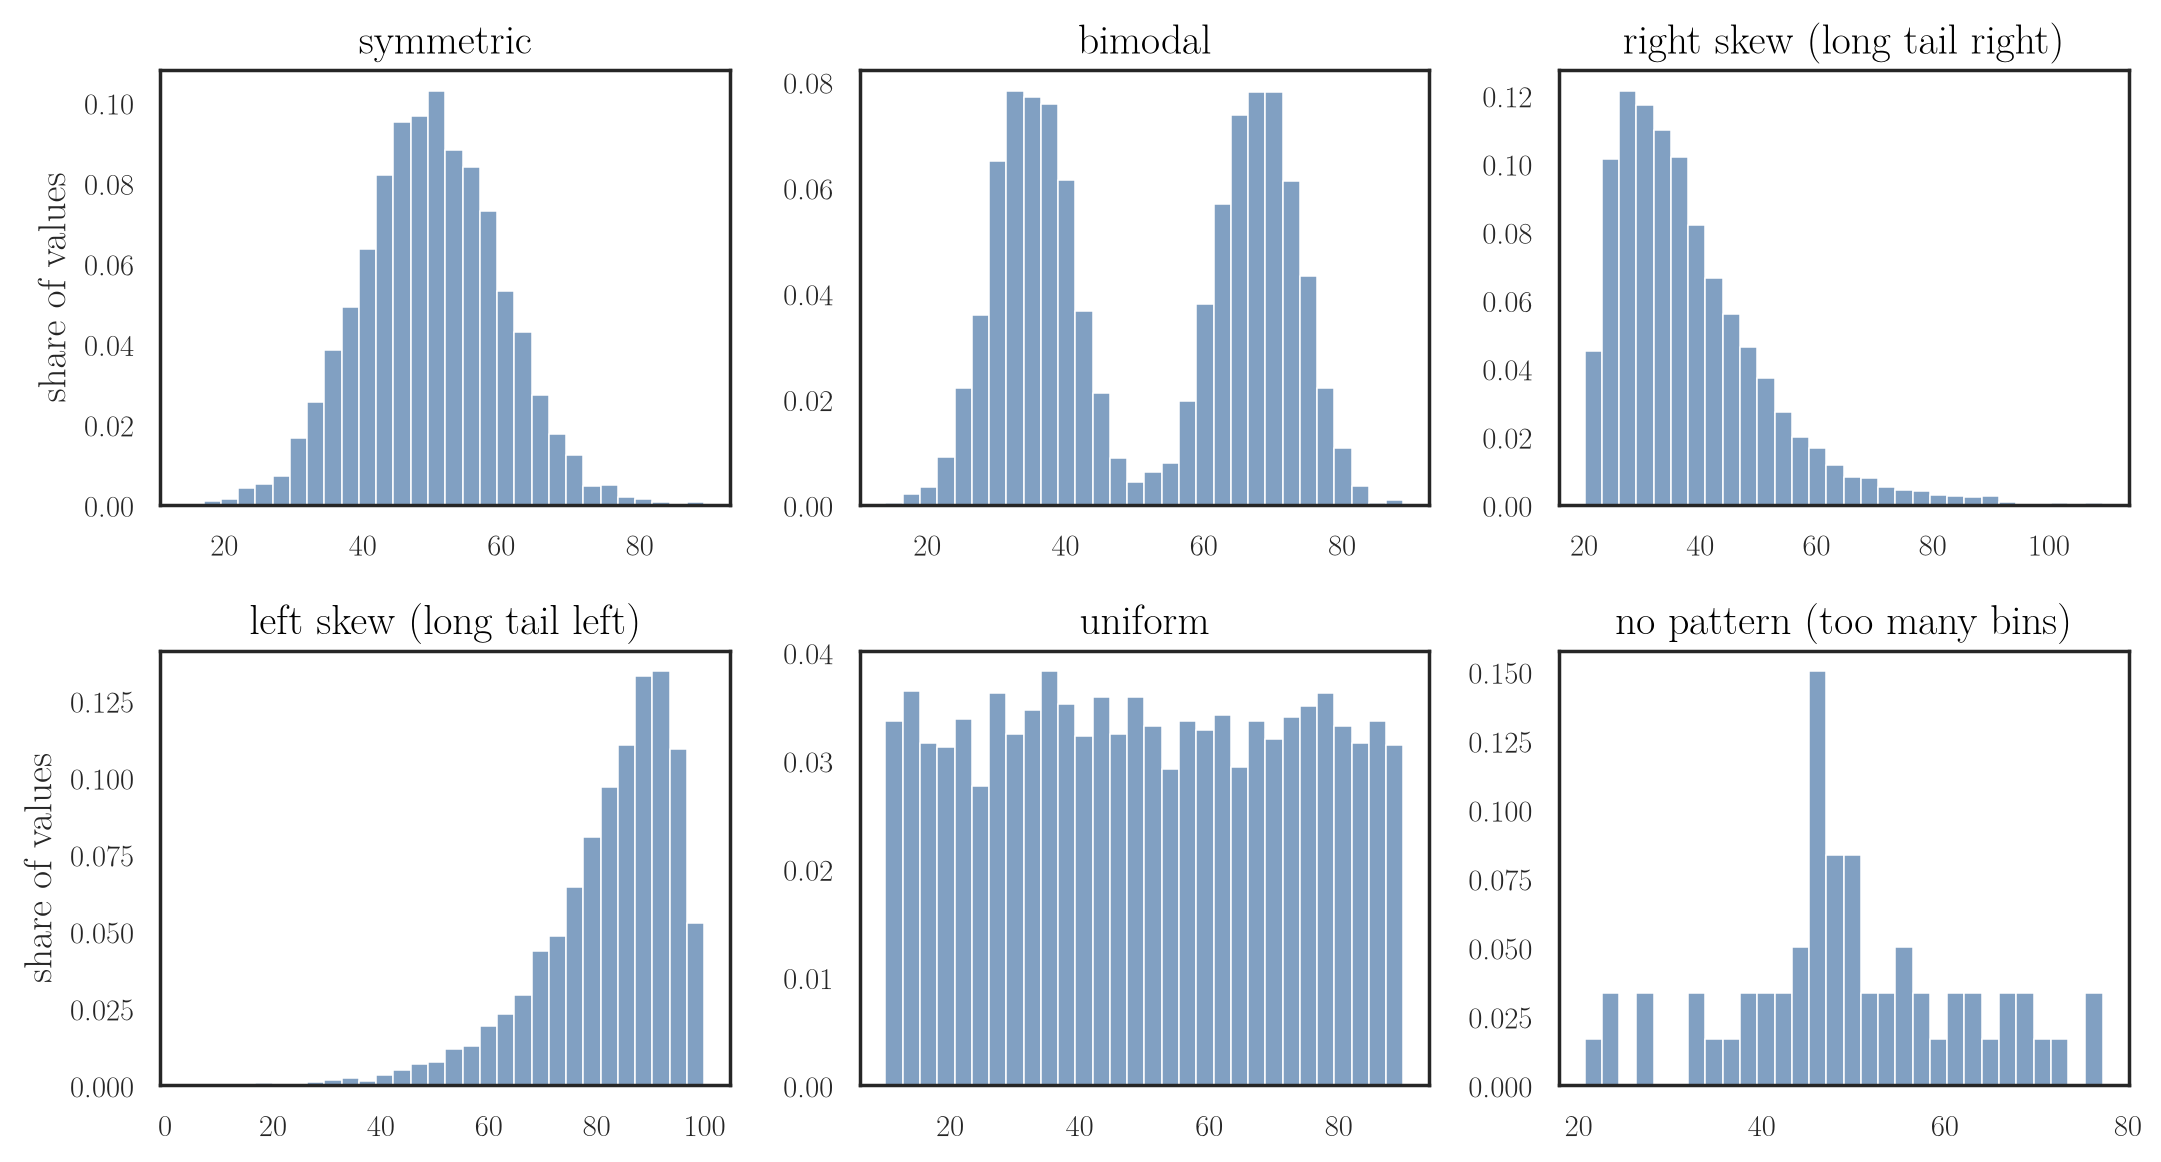

Here is the Python script that generated this plot:
"""Six shapes a histogram can take, from synthetic data with a fixed seed."""
from pathlib import Path
import numpy as np
import pandas as pd
import seaborn as sns
import seaborn.objects as so

here = Path(__file__).parent
rng = np.random.default_rng(1)
n = 5000
shapes = {
    "symmetric": rng.normal(50, 10, n),
    "bimodal": np.concatenate([rng.normal(35, 6, n // 2), rng.normal(68, 6, n // 2)]),
    "right skew (long tail right)": 20 + rng.gamma(2, 9, n),
    "left skew (long tail left)": 100 - rng.gamma(2, 9, n),
    "uniform": rng.uniform(10, 90, n),
    "no pattern (too many bins)": rng.normal(50, 15, 60),
}
df = pd.concat([pd.DataFrame({"value": v, "shape": k}) for k, v in shapes.items()])
plot = (
    so.Plot(df, x="value")
    .facet(col="shape", wrap=3, order=list(shapes))
    .add(so.Bars(color="#4C78A8"), so.Hist(stat="proportion", bins=30, common_bins=False, common_norm=False))
    .share(x=False, y=False)
    .label(x="", y="share of values", title="{}".format)
    .layout(size=(11, 6))
    .theme({**sns.axes_style("white"), "font.family": "Latin Modern Roman", "font.size": 13,
            "axes.titlesize": 15, "axes.labelsize": 14})
)
plot.save(here / "hist_shapes.png", dpi=200, bbox_inches="tight")
plot.save(here / "hist_shapes.pdf", bbox_inches="tight")
